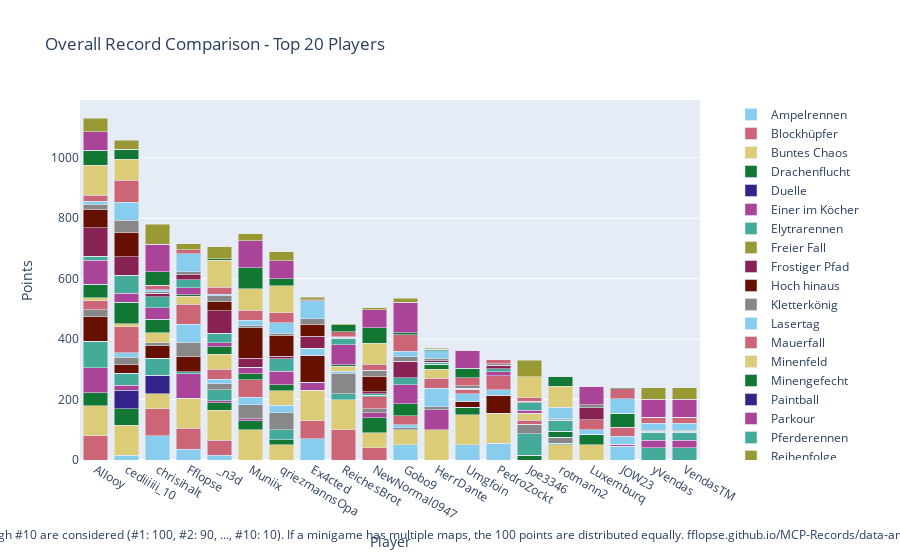

Notebook cell for this chart:
### Code cell
import plotly.graph_objects as go

# Sum all columns to get the total score
outDf['Total'] = outDf.sum(axis=1)

# Sort by total score and fill N/A values with 0
outDf = outDf.sort_values(by='Total', ascending=False).fillna(0)

# Crop to top 10 players
cropDf = outDf.head(20).copy()

# Drop the 'Total' column for plotting
cropDf = cropDf.drop(columns=['Total'])

# Create a color palette
color_palette = px.colors.qualitative.Safe

# Create the stacked bar plot
fig = go.Figure()

cropDf = remove_duplicate_columns(cropDf)

for column in cropDf.columns.difference(['Player']):
    fig.add_trace(go.Bar(
        x=cropDf.index,
        y=cropDf[column],
        name=column,
        marker_color=color_palette[len(fig.data) % len(color_palette)]
    ))

# Update layout
fig.update_layout(
    barmode='stack',
    title='Overall Record Comparison - Top 20 Players',
    xaxis=dict(title='Player'),
    yaxis=dict(title='Points'),
    #height=800,
    #width=1000,
    legend=dict(
        x=1.05,
        y=0.5,
        traceorder='normal',
        font=dict(size=12),
        bgcolor='rgba(255, 255, 255, 0)',
        bordercolor='rgba(0, 0, 0, 0)'
    ),
    margin=dict(r=200),  # Adjust right margin to make room for the legend
    annotations=[
        dict(
            x=0.5,
            y=-0.235,
            xref='paper',
            yref='paper',
            text='Max 100 points per minigame. Records #1 through #10 are considered (#1: 100, #2: 90, ..., #10: 10). If a minigame has multiple maps, the 100 points are distributed equally. fflopse.github.io/MCP-Records/data-analysis/global-ranking.ipynb',
            showarrow=False,
            font=dict(size=12),
            xanchor='center'
        )
    ]
)

fig.show()

# save the plot as an html file

fig.write_html('out/overall_record_comparison.html')

### Figure 1 — Plotly figure (JSON) as saved in the notebook; plotly's stock layout.template omitted (floating-point values rounded to 4 significant figures)
{"data": [{"marker": {"color": "rgb(136, 204, 238)"}, "name": "Ampelrennen", "type": "bar", "x": ["Allooy", "cediiiiii_10", "chrisihalt", "Fflopse", "_n3d", "Muniix", "qriezmannsOpa", "Ex4cted", "ReichesBrot", "NewNormal0947", "Gobo9", "HerrDante", "Umgfoin", "PedroZockt", "Joe3346", "rotmann2", "Luxemburq", "JOW23", "yVendas", "VendasTM"], "y": [0.0, 15.0, 80.0, 35.0, 15.0, 0.0, 0.0, 70.0, 0.0, 0.0, 50.0, 0.0, 50.0, 55.0, 0.0, 0.0, 0.0, 45.0, 0.0, 0.0]}, {"marker": {"color": "rgb(204, 102, 119)"}, "name": "Blockhüpfer", "type": "bar", "x": ["Allooy", "cediiiiii_10", "chrisihalt", "Fflopse", "_n3d", "Muniix", "qriezmannsOpa", "Ex4cted", "ReichesBrot", "NewNormal0947", "Gobo9", "HerrDante", "Umgfoin", "PedroZockt", "Joe3346", "rotmann2", "Luxemburq", "JOW23", "yVendas", "VendasTM"], "y": [80.0, 0.0, 90.0, 70.0, 50.0, 0.0, 0.0, 60.0, 100.0, 40.0, 0.0, 0.0, 0.0, 0.0, 0.0, 0.0, 0.0, 0.0, 0.0, 0.0]}, {"marker": {"color": "rgb(221, 204, 119)"}, "name": "Buntes Chaos", "type": "bar", "x": ["Allooy", "cediiiiii_10", "chrisihalt", "Fflopse", "_n3d", "Muniix", "qriezmannsOpa", "Ex4cted", "ReichesBrot", "NewNormal0947", "Gobo9", "HerrDante", "Umgfoin", "PedroZockt", "Joe3346", "rotmann2", "Luxemburq", "JOW23", "yVendas", "VendasTM"], "y": [100.0, 100.0, 50.0, 100.0, 100.0, 100.0, 50.0, 100.0, 100.0, 50.0, 50.0, 100.0, 100.0, 100.0, 0.0, 50.0, 50.0, 0.0, 0.0, 0.0]}, {"marker": {"color": "rgb(17, 119, 51)"}, "name": "Drachenflucht", "type": "bar", "x": ["Allooy", "cediiiiii_10", "chrisihalt", "Fflopse", "_n3d", "Muniix", "qriezmannsOpa", "Ex4cted", "ReichesBrot", "NewNormal0947", "Gobo9", "HerrDante", "Umgfoin", "PedroZockt", "Joe3346", "rotmann2", "Luxemburq", "JOW23", "yVendas", "VendasTM"], "y": [42.5, 55.0, 0.0, 0.0, 25.0, 30.0, 17.5, 0.0, 0.0, 50.0, 0.0, 0.0, 25.0, 0.0, 15.0, 0.0, 35.0, 0.0, 0.0, 0.0]}, {"marker": {"color": "rgb(51, 34, 136)"}, "name": "Duelle", "type": "bar", "x": ["Allooy", "cediiiiii_10", "chrisihalt", "Fflopse", "_n3d", "Muniix", "qriezmannsOpa", "Ex4cted", "ReichesBrot", "NewNormal0947", "Gobo9", "HerrDante", "Umgfoin", "PedroZockt", "Joe3346", "rotmann2", "Luxemburq", "JOW23", "yVendas", "VendasTM"], "y": [0.0, 60.0, 60.0, 0.0, 0.0, 0.0, 0.0, 0.0, 0.0, 0.0, 0.0, 0.0, 0.0, 0.0, 0.0, 0.0, 0.0, 0.0, 0.0, 0.0]}, {"marker": {"color": "rgb(170, 68, 153)"}, "name": "Einer im Köcher", "type": "bar", "x": ["Allooy", "cediiiiii_10", "chrisihalt", "Fflopse", "_n3d", "Muniix", "qriezmannsOpa", "Ex4cted", "ReichesBrot", "NewNormal0947", "Gobo9", "HerrDante", "Umgfoin", "PedroZockt", "Joe3346", "rotmann2", "Luxemburq", "JOW23", "yVendas", "VendasTM"], "y": [83.33, 16.67, 0.0, 80.0, 6.667, 6.667, 0.0, 26.67, 0.0, 16.67, 0.0, 66.67, 0.0, 0.0, 0.0, 0.0, 0.0, 6.667, 0.0, 0.0]}, {"marker": {"color": "rgb(68, 170, 153)"}, "name": "Elytrarennen", "type": "bar", "x": ["Allooy", "cediiiiii_10", "chrisihalt", "Fflopse", "_n3d", "Muniix", "qriezmannsOpa", "Ex4cted", "ReichesBrot", "NewNormal0947", "Gobo9", "HerrDante", "Umgfoin", "PedroZockt", "Joe3346", "rotmann2", "Luxemburq", "JOW23", "yVendas", "VendasTM"], "y": [87.5, 40.0, 57.5, 7.5, 35.0, 0.0, 32.5, 0.0, 20.0, 0.0, 0.0, 0.0, 0.0, 0.0, 72.5, 5.0, 0.0, 0.0, 40.0, 40.0]}, {"marker": {"color": "rgb(153, 153, 51)"}, "name": "Freier Fall", "type": "bar", "x": ["Allooy", "cediiiiii_10", "chrisihalt", "Fflopse", "_n3d", "Muniix", "qriezmannsOpa", "Ex4cted", "ReichesBrot", "NewNormal0947", "Gobo9", "HerrDante", "Umgfoin", "PedroZockt", "Joe3346", "rotmann2", "Luxemburq", "JOW23", "yVendas", "VendasTM"], "y": [0.0, 0.0, 0.0, 0.0, 0.0, 0.0, 0.0, 0.0, 0.0, 0.0, 0.0, 0.0, 0.0, 0.0, 0.0, 0.0, 0.0, 0.0, 0.0, 0.0]}, {"marker": {"color": "rgb(136, 34, 85)"}, "name": "Frostiger Pfad", "type": "bar", "x": ["Allooy", "cediiiiii_10", "chrisihalt", "Fflopse", "_n3d", "Muniix", "qriezmannsOpa", "Ex4cted", "ReichesBrot", "NewNormal0947", "Gobo9", "HerrDante", "Umgfoin", "PedroZockt", "Joe3346", "rotmann2", "Luxemburq", "JOW23", "yVendas", "VendasTM"], "y": [0.0, 0.0, 0.0, 0.0, 0.0, 0.0, 0.0, 0.0, 0.0, 0.0, 0.0, 0.0, 0.0, 0.0, 0.0, 0.0, 0.0, 0.0, 0.0, 0.0]}, {"marker": {"color": "rgb(102, 17, 0)"}, "name": "Hoch hinaus", "type": "bar", "x": ["Allooy", "cediiiiii_10", "chrisihalt", "Fflopse", "_n3d", "Muniix", "qriezmannsOpa", "Ex4cted", "ReichesBrot", "NewNormal0947", "Gobo9", "HerrDante", "Umgfoin", "PedroZockt", "Joe3346", "rotmann2", "Luxemburq", "JOW23", "yVendas", "VendasTM"], "y": [80.0, 30.0, 40.0, 50.0, 0.0, 0.0, 0.0, 90.0, 0.0, 0.0, 0.0, 0.0, 20.0, 60.0, 0.0, 0.0, 0.0, 0.0, 0.0, 0.0]}, {"marker": {"color": "rgb(136, 136, 136)"}, "name": "Kletterkönig", "type": "bar", "x": ["Allooy", "cediiiiii_10", "chrisihalt", "Fflopse", "_n3d", "Muniix", "qriezmannsOpa", "Ex4cted", "ReichesBrot", "NewNormal0947", "Gobo9", "HerrDante", "Umgfoin", "PedroZockt", "Joe3346", "rotmann2", "Luxemburq", "JOW23", "yVendas", "VendasTM"], "y": [23.33, 23.33, 10.0, 46.67, 20.0, 46.67, 56.67, 0.0, 66.67, 13.33, 6.667, 10.0, 0.0, 0.0, 30.0, 20.0, 0.0, 0.0, 0.0, 0.0]}, {"marker": {"color": "rgb(136, 204, 238)"}, "name": "Lasertag", "type": "bar", "x": ["Allooy", "cediiiiii_10", "chrisihalt", "Fflopse", "_n3d", "Muniix", "qriezmannsOpa", "Ex4cted", "ReichesBrot", "NewNormal0947", "Gobo9", "HerrDante", "Umgfoin", "PedroZockt", "Joe3346", "rotmann2", "Luxemburq", "JOW23", "yVendas", "VendasTM"], "y": [0.0, 15.0, 0.0, 60.0, 15.0, 25.0, 25.0, 22.5, 7.5, 0.0, 10.0, 60.0, 25.0, 17.5, 0.0, 0.0, 15.0, 27.5, 0.0, 0.0]}, {"marker": {"color": "rgb(204, 102, 119)"}, "name": "Mauerfall", "type": "bar", "x": ["Allooy", "cediiiiii_10", "chrisihalt", "Fflopse", "_n3d", "Muniix", "qriezmannsOpa", "Ex4cted", "ReichesBrot", "NewNormal0947", "Gobo9", "HerrDante", "Umgfoin", "PedroZockt", "Joe3346", "rotmann2", "Luxemburq", "JOW23", "yVendas", "VendasTM"], "y": [30.0, 86.67, 0.0, 66.67, 33.33, 56.67, 0.0, 0.0, 0.0, 40.0, 30.0, 33.33, 13.33, 46.67, 13.33, 0.0, 33.33, 30.0, 0.0, 0.0]}, {"marker": {"color": "rgb(221, 204, 119)"}, "name": "Minenfeld", "type": "bar", "x": ["Allooy", "cediiiiii_10", "chrisihalt", "Fflopse", "_n3d", "Muniix", "qriezmannsOpa", "Ex4cted", "ReichesBrot", "NewNormal0947", "Gobo9", "HerrDante", "Umgfoin", "PedroZockt", "Joe3346", "rotmann2", "Luxemburq", "JOW23", "yVendas", "VendasTM"], "y": [10.0, 10.0, 33.33, 26.67, 50.0, 0.0, 46.67, 0.0, 16.67, 0.0, 0.0, 30.0, 0.0, 0.0, 23.33, 0.0, 0.0, 0.0, 0.0, 0.0]}, {"marker": {"color": "rgb(17, 119, 51)"}, "name": "Minengefecht", "type": "bar", "x": ["Allooy", "cediiiiii_10", "chrisihalt", "Fflopse", "_n3d", "Muniix", "qriezmannsOpa", "Ex4cted", "ReichesBrot", "NewNormal0947", "Gobo9", "HerrDante", "Umgfoin", "PedroZockt", "Joe3346", "rotmann2", "Luxemburq", "JOW23", "yVendas", "VendasTM"], "y": [45.0, 70.0, 45.0, 5.0, 25.0, 20.0, 20.0, 0.0, 5.0, 5.0, 40.0, 17.5, 0.0, 0.0, 0.0, 20.0, 0.0, 45.0, 0.0, 0.0]}, {"marker": {"color": "rgb(51, 34, 136)"}, "name": "Paintball", "type": "bar", "x": ["Allooy", "cediiiiii_10", "chrisihalt", "Fflopse", "_n3d", "Muniix", "qriezmannsOpa", "Ex4cted", "ReichesBrot", "NewNormal0947", "Gobo9", "HerrDante", "Umgfoin", "PedroZockt", "Joe3346", "rotmann2", "Luxemburq", "JOW23", "yVendas", "VendasTM"], "y": [0.0, 0.0, 0.0, 0.0, 0.0, 0.0, 0.0, 0.0, 0.0, 0.0, 0.0, 0.0, 0.0, 0.0, 0.0, 0.0, 0.0, 0.0, 0.0, 0.0]}, {"marker": {"color": "rgb(170, 68, 153)"}, "name": "Parkour", "type": "bar", "x": ["Allooy", "cediiiiii_10", "chrisihalt", "Fflopse", "_n3d", "Muniix", "qriezmannsOpa", "Ex4cted", "ReichesBrot", "NewNormal0947", "Gobo9", "HerrDante", "Umgfoin", "PedroZockt", "Joe3346", "rotmann2", "Luxemburq", "JOW23", "yVendas", "VendasTM"], "y": [80.0, 30.0, 37.5, 22.5, 12.5, 22.5, 45.0, 0.0, 65.0, 0.0, 62.5, 0.0, 0.0, 12.5, 10.0, 0.0, 0.0, 0.0, 25.0, 25.0]}, {"marker": {"color": "rgb(68, 170, 153)"}, "name": "Pferderennen", "type": "bar", "x": ["Allooy", "cediiiiii_10", "chrisihalt", "Fflopse", "_n3d", "Muniix", "qriezmannsOpa", "Ex4cted", "ReichesBrot", "NewNormal0947", "Gobo9", "HerrDante", "Umgfoin", "PedroZockt", "Joe3346", "rotmann2", "Luxemburq", "JOW23", "yVendas", "VendasTM"], "y": [13.33, 60.0, 36.67, 26.67, 31.67, 0.0, 41.67, 0.0, 21.67, 5.0, 23.33, 6.667, 3.333, 10.0, 25.0, 36.67, 0.0, 0.0, 26.67, 26.67]}, {"marker": {"color": "rgb(153, 153, 51)"}, "name": "Reihenfolge", "type": "bar", "x": ["Allooy", "cediiiiii_10", "chrisihalt", "Fflopse", "_n3d", "Muniix", "qriezmannsOpa", "Ex4cted", "ReichesBrot", "NewNormal0947", "Gobo9", "HerrDante", "Umgfoin", "PedroZockt", "Joe3346", "rotmann2", "Luxemburq", "JOW23", "yVendas", "VendasTM"], "y": [0.0, 0.0, 0.0, 0.0, 0.0, 0.0, 0.0, 0.0, 0.0, 0.0, 0.0, 0.0, 0.0, 0.0, 0.0, 0.0, 0.0, 0.0, 0.0, 0.0]}, {"marker": {"color": "rgb(136, 34, 85)"}, "name": "Replika", "type": "bar", "x": ["Allooy", "cediiiiii_10", "chrisihalt", "Fflopse", "_n3d", "Muniix", "qriezmannsOpa", "Ex4cted", "ReichesBrot", "NewNormal0947", "Gobo9", "HerrDante", "Umgfoin", "PedroZockt", "Joe3346", "rotmann2", "Luxemburq", "JOW23", "yVendas", "VendasTM"], "y": [92.74, 61.54, 11.28, 15.81, 74.27, 29.32, 7.778, 39.74, 3.248, 6.325, 54.44, 3.761, 0.1709, 11.71, 0.0, 0.7692, 39.83, 0.5128, 2.906, 2.906]}, {"marker": {"color": "rgb(102, 17, 0)"}, "name": "Runterpurzeln", "type": "bar", "x": ["Allooy", "cediiiiii_10", "chrisihalt", "Fflopse", "_n3d", "Muniix", "qriezmannsOpa", "Ex4cted", "ReichesBrot", "NewNormal0947", "Gobo9", "HerrDante", "Umgfoin", "PedroZockt", "Joe3346", "rotmann2", "Luxemburq", "JOW23", "yVendas", "VendasTM"], "y": [60.0, 80.0, 0.0, 0.0, 30.0, 100.0, 70.0, 40.0, 0.0, 50.0, 0.0, 0.0, 0.0, 0.0, 0.0, 0.0, 0.0, 0.0, 0.0, 0.0]}, {"marker": {"color": "rgb(136, 136, 136)"}, "name": "Sammelwahn", "type": "bar", "x": ["Allooy", "cediiiiii_10", "chrisihalt", "Fflopse", "_n3d", "Muniix", "qriezmannsOpa", "Ex4cted", "ReichesBrot", "NewNormal0947", "Gobo9", "HerrDante", "Umgfoin", "PedroZockt", "Joe3346", "rotmann2", "Luxemburq", "JOW23", "yVendas", "VendasTM"], "y": [17.91, 39.3, 4.884, 10.0, 19.53, 8.372, 6.047, 17.67, 2.093, 20.7, 14.88, 8.14, 9.302, 4.651, 5.349, 4.186, 9.07, 0.4651, 4.419, 4.419]}, {"marker": {"color": "rgb(136, 204, 238)"}, "name": "Schießstand", "type": "bar", "x": ["Allooy", "cediiiiii_10", "chrisihalt", "Fflopse", "_n3d", "Muniix", "qriezmannsOpa", "Ex4cted", "ReichesBrot", "NewNormal0947", "Gobo9", "HerrDante", "Umgfoin", "PedroZockt", "Joe3346", "rotmann2", "Luxemburq", "JOW23", "yVendas", "VendasTM"], "y": [10.0, 60.0, 7.5, 60.0, 5.0, 17.5, 35.0, 60.0, 0.0, 0.0, 17.5, 25.0, 0.0, 0.0, 0.0, 37.5, 0.0, 47.5, 22.5, 22.5]}, {"marker": {"color": "rgb(204, 102, 119)"}, "name": "Skywars", "type": "bar", "x": ["Allooy", "cediiiiii_10", "chrisihalt", "Fflopse", "_n3d", "Muniix", "qriezmannsOpa", "Ex4cted", "ReichesBrot", "NewNormal0947", "Gobo9", "HerrDante", "Umgfoin", "PedroZockt", "Joe3346", "rotmann2", "Luxemburq", "JOW23", "yVendas", "VendasTM"], "y": [20.0, 73.33, 15.0, 13.33, 23.33, 33.33, 33.33, 3.333, 16.67, 20.0, 55.0, 0.0, 26.67, 13.33, 11.67, 0.0, 0.0, 33.33, 20.0, 20.0]}, {"marker": {"color": "rgb(221, 204, 119)"}, "name": "Spleef", "type": "bar", "x": ["Allooy", "cediiiiii_10", "chrisihalt", "Fflopse", "_n3d", "Muniix", "qriezmannsOpa", "Ex4cted", "ReichesBrot", "NewNormal0947", "Gobo9", "HerrDante", "Umgfoin", "PedroZockt", "Joe3346", "rotmann2", "Luxemburq", "JOW23", "yVendas", "VendasTM"], "y": [100.0, 70.0, 0.0, 0.0, 90.0, 70.0, 90.0, 0.0, 0.0, 70.0, 0.0, 0.0, 0.0, 0.0, 70.0, 70.0, 0.0, 0.0, 0.0, 0.0]}, {"marker": {"color": "rgb(17, 119, 51)"}, "name": "Survivalgames", "type": "bar", "x": ["Allooy", "cediiiiii_10", "chrisihalt", "Fflopse", "_n3d", "Muniix", "qriezmannsOpa", "Ex4cted", "ReichesBrot", "NewNormal0947", "Gobo9", "HerrDante", "Umgfoin", "PedroZockt", "Joe3346", "rotmann2", "Luxemburq", "JOW23", "yVendas", "VendasTM"], "y": [50.0, 32.5, 45.0, 0.0, 5.0, 70.0, 22.5, 0.0, 22.5, 50.0, 7.5, 5.0, 30.0, 0.0, 0.0, 32.5, 0.0, 5.0, 0.0, 0.0]}, {"marker": {"color": "rgb(51, 34, 136)"}, "name": "Todeswürfel", "type": "bar", "x": ["Allooy", "cediiiiii_10", "chrisihalt", "Fflopse", "_n3d", "Muniix", "qriezmannsOpa", "Ex4cted", "ReichesBrot", "NewNormal0947", "Gobo9", "HerrDante", "Umgfoin", "PedroZockt", "Joe3346", "rotmann2", "Luxemburq", "JOW23", "yVendas", "VendasTM"], "y": [0.0, 0.0, 0.0, 0.0, 0.0, 0.0, 0.0, 0.0, 0.0, 0.0, 0.0, 0.0, 0.0, 0.0, 0.0, 0.0, 0.0, 0.0, 0.0, 0.0]}, {"marker": {"color": "rgb(170, 68, 153)"}, "name": "Turmroulette", "type": "bar", "x": ["Allooy", "cediiiiii_10", "chrisihalt", "Fflopse", "_n3d", "Muniix", "qriezmannsOpa", "Ex4cted", "ReichesBrot", "NewNormal0947", "Gobo9", "HerrDante", "Umgfoin", "PedroZockt", "Joe3346", "rotmann2", "Luxemburq", "JOW23", "yVendas", "VendasTM"], "y": [60.0, 0.0, 90.0, 0.0, 0.0, 90.0, 60.0, 0.0, 0.0, 60.0, 100.0, 0.0, 60.0, 0.0, 0.0, 0.0, 60.0, 0.0, 60.0, 60.0]}, {"marker": {"color": "rgb(68, 170, 153)"}, "name": "Waffenfolge", "type": "bar", "x": ["Allooy", "cediiiiii_10", "chrisihalt", "Fflopse", "_n3d", "Muniix", "qriezmannsOpa", "Ex4cted", "ReichesBrot", "NewNormal0947", "Gobo9", "HerrDante", "Umgfoin", "PedroZockt", "Joe3346", "rotmann2", "Luxemburq", "JOW23", "yVendas", "VendasTM"], "y": [0.0, 0.0, 0.0, 0.0, 0.0, 0.0, 0.0, 0.0, 0.0, 0.0, 0.0, 0.0, 0.0, 0.0, 0.0, 0.0, 0.0, 0.0, 0.0, 0.0]}, {"marker": {"color": "rgb(153, 153, 51)"}, "name": "Wettrennen", "type": "bar", "x": ["Allooy", "cediiiiii_10", "chrisihalt", "Fflopse", "_n3d", "Muniix", "qriezmannsOpa", "Ex4cted", "ReichesBrot", "NewNormal0947", "Gobo9", "HerrDante", "Umgfoin", "PedroZockt", "Joe3346", "rotmann2", "Luxemburq", "JOW23", "yVendas", "VendasTM"], "y": [46.0, 30.0, 66.0, 20.0, 40.0, 22.0, 30.0, 8.0, 4.0, 6.0, 14.0, 4.0, 0.0, 0.0, 54.0, 0.0, 0.0, 0.0, 38.0, 38.0]}], "layout": {"annotations": [{"font": {"size": 12}, "showarrow": false, "text": "Max 100 points per minigame. Records #1 through #10 are considered (#1: 100, #2: 90, ..., #10: 10). If a minigame has multiple maps, the 100 points are distributed equally. fflopse.github.io/MCP-Records/data-analysis/global-ranking.ipynb", "x": 0.5, "xanchor": "center", "xref": "paper", "y": -0.235, "yref": "paper"}], "barmode": "stack", "legend": {"bgcolor": "rgba(255, 255, 255, 0)", "bordercolor": "rgba(0, 0, 0, 0)", "font": {"size": 12}, "traceorder": "normal", "x": 1.05, "y": 0.5}, "margin": {"r": 200}, "title": {"text": "Overall Record Comparison - Top 20 Players"}, "xaxis": {"title": {"text": "Player"}}, "yaxis": {"title": {"text": "Points"}}}}
